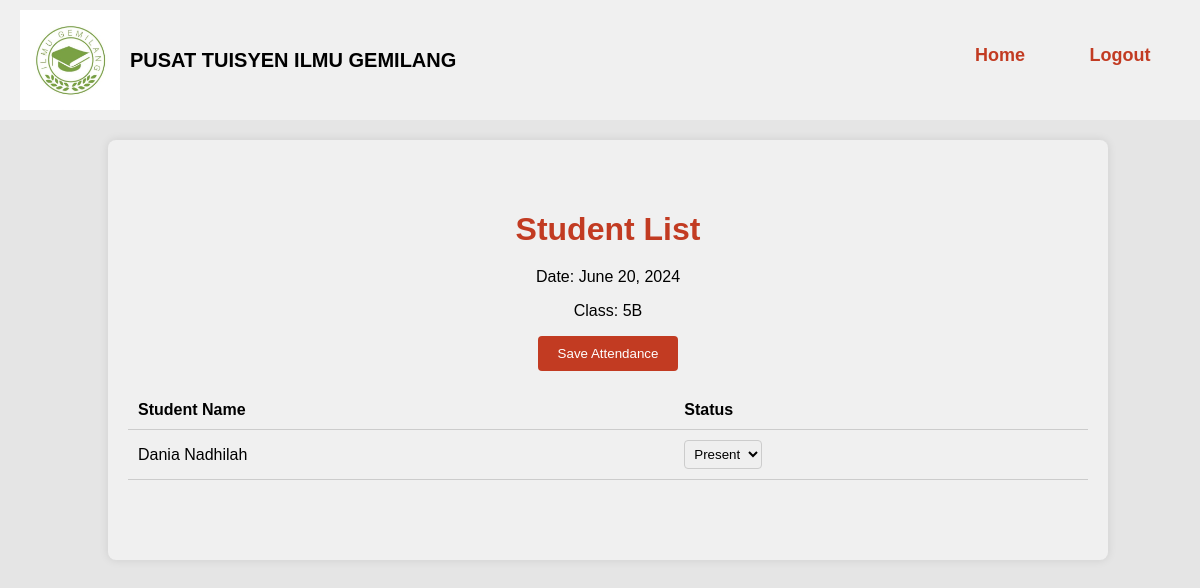
/ilmugemilang/attendance/5B/, run on the app's committed database.
### ilmugemilang/models.py (models this page shows, shortened)
class Class(models.Model):
    studclass = models.CharField(max_length=30, primary_key=True)
    subject = models.CharField(max_length=100)
    teachername = models.CharField(max_length=250)

class AssignClass(models.Model):
    student = models.ForeignKey(Student, on_delete=models.CASCADE)
    subject = models.ForeignKey(Subject, on_delete=models.CASCADE)
    class_assigned = models.ForeignKey(Class, on_delete=models.CASCADE)

class Student(models.Model):
    studname = models.CharField(max_length=250, primary_key=True)
    studic = models.CharField(max_length=20)
    studage = models.PositiveIntegerField(default=2)
    housenum = models.CharField(max_length=15)
    mobilenum = models.CharField(max_length=15)
    parentsnum = models.CharField(max_length=15)
    houseaddress = models.CharField(max_length=250)
    email = models.CharField(max_length=100)
    currentschool = models.CharField(max_length=100)
    standard = models.CharField(max_length=15)
    subjects = models.ManyToManyField(Subject)

### ilmugemilang/views.py (the view, shortened to what this page needs)
# urls.py: path("attendance/<str:class_id>/",views.attendance_form,name="attendance_form"),
def attendance_form(request, class_id):
    class_assigned = get_object_or_404(Class, pk=class_id)
    students_in_class = AssignClass.objects.filter(class_assigned=class_assigned)
    context = {
        'class_assigned': class_assigned,
        'students_in_class': students_in_class,
        'date': date.today()
    }
    return render(request, 'attendanceform.html', context)

### ilmugemilang/templates/attendanceform.html (shortened to what this page needs)
<!DOCTYPE html>
{% load static %}
<html lang="en">
<head>
</head>
<body>
    <nav class="navbar">
        <div class="navbar-left">
            <img src="{% static 'image/tuisyenlogo.jpg' %}" class="logo">
            <span class="site-name">PUSAT TUISYEN ILMU GEMILANG</span>
        </div>
        <div class="navbar-right" id="navbar-right">
            <a href="{% url 'teacher' %}">Home</a>
            <a href="{% url 'logout' %}">Logout</a>
        </div>
    </nav>
    <div class="container">
        <h1>Student List</h1>
        <p>Date: <span id="Date">{{ date }}</span></p>
        <p>Class: <span id="class-name">{{ class_assigned.studclass }}</span></p>
        <table>
            <thead>
                <tr>
                    <th>Student Name</th>
                    <th>Status</th>
                </tr>
            </thead>
            <form method="post">
                <tbody id="student-list">
                    {% for assign in students_in_class %}
                    <tr>
                        <td>{{ assign.student.studname }}</td>
                        <td>
                            <select name="status_{{ assign.student.studname }}">
                                <option value="Present">Present</option>
                            </select>
                        </td>
                    </tr>
                    {% endfor %}
                </tbody>
                <button type="submit">Save Attendance</button>
            </form>
        </table>
    </div>
</body>
</html>

### ilmugemilang/templates/attendanceform.html (style rules this page uses)
body { font-family: Geneva, Verdana, sans-serif; margin: 0; background-color: #e5e5e5; }
.navbar { display: flex; justify-content: space-between; align-items: center; background-color: #f0f0f0; padding: 10px 20px; margin-bottom: 20px; position: relative; z-index: 10; }
.navbar-left { display: flex; align-items: center; }
.logo { width: 100px; height: 100px; margin-right: 10px; }
.site-name { color: black; font-size: 20px; font-weight: bold; }
.navbar-right { display: flex; align-items: center; transition: all 0.3s ease; }
.navbar-right a { color: #c23b22; text-decoration: none; font-weight: bold; width: 100px; height: 30px; text-align: center; font-size: 18px; padding: 5px 10px; border-radius: 5px; transition: background-color 0.3s ease, color 0.3s ease; }
.container { background-color: #f0f0f0; padding: 50px 20px; margin-left: 9%; border-radius: 8px; box-shadow: 0 0 10px rgba(0, 0, 0, 0.1); text-align: center; width: 80%; }
h1 { color: #c23b22; margin-bottom: 20px; }
form { display: flex; flex-direction: column; align-items: center; margin-bottom: 20px; }
select { padding: 5px; border-radius: 4px; border: 1px solid #ccc; }
table { width: 100%; border-collapse: collapse; margin-top: 20px; margin-bottom: 30px; }
th, td { padding: 10px; border-bottom: 1px solid #ccc; text-align: left; }
th { background-color: #f0f0f0; }
button { padding: 10px 20px; background-color: #c23b22; color: white; border: none; border-radius: 4px; cursor: pointer; }

### data on the page
Class: studclass "5B"
AssignClass: student.studname "Dania Nadhilah", student.studname "Present"
